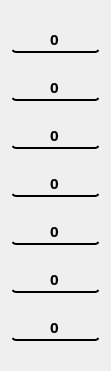
    <widget class="QWidget" name="layoutWidget">
     <property name="geometry">
      <rect>
       <x>580</x>
       <y>0</y>
       <width>111</width>
       <height>371</height>
      </rect>
     </property>
     <layout class="QVBoxLayout" name="verticalLayout_4">
      <item>
       <widget class="QLineEdit" name="us">
        <property name="font">
         <font>
          <family>Mongolian Baiti</family>
          <pointsize>11</pointsize>
          <weight>75</weight>
          <bold>true</bold>
         </font>
        </property>
        <property name="styleSheet">
         <string notr="true">color: rgb(0, 0, 0);
border-radius:5px;
background-color:transparent;
border-bottom:2px solid rgb(0, 0, 0);</string>
        </property>
        <property name="text">
         <string>0</string>
        </property>
        <property name="alignment">
         <set>Qt::AlignCenter</set>
        </property>
        <property name="readOnly">
         <bool>true</bool>
        </property>
        <property name="placeholderText">
         <string>Qté.</string>
        </property>
       </widget>
      </item>
      <item>
       <widget class="QLineEdit" name="canada">
        <property name="font">
         <font>
          <family>Mongolian Baiti</family>
          <pointsize>11</pointsize>
          <weight>75</weight>
          <bold>true</bold>
         </font>
        </property>
        <property name="styleSheet">
         <string notr="true">color: rgb(0, 0, 0);
border-radius:5px;
background-color:transparent;
border-bottom:2px solid rgb(0, 0, 0);</string>
        </property>
        <property name="text">
         <string>0</string>
        </property>
        <property name="alignment">
         <set>Qt::AlignCenter</set>
        </property>
        <property name="readOnly">
         <bool>true</bool>
        </property>
        <property name="placeholderText">
         <string>Qté.</string>
        </property>
       </widget>
      </item>
      <item>
       <widget class="QLineEdit" name="sterling">
        <property name="font">
         <font>
          <family>Mongolian Baiti</family>
          <pointsize>11</pointsize>
          <weight>75</weight>
          <bold>true</bold>
         </font>
        </property>
        <property name="styleSheet">
         <string notr="true">color: rgb(0, 0, 0);
border-radius:5px;
background-color:transparent;
border-bottom:2px solid rgb(0, 0, 0);</string>
        </property>
        <property name="text">
         <string>0</string>
        </property>
        <property name="alignment">
         <set>Qt::AlignCenter</set>
        </property>
        <property name="readOnly">
         <bool>true</bool>
        </property>
        <property name="placeholderText">
         <string>Qté.</string>
        </property>
       </widget>
      </item>
      <item>
       <widget class="QLineEdit" name="gibra">
        <property name="font">
         <font>
          <family>Mongolian Baiti</family>
          <pointsize>11</pointsize>
          <weight>75</weight>
          <bold>true</bold>
         </font>
        </property>
        <property name="styleSheet">
         <string notr="true">color: rgb(0, 0, 0);
border-radius:5px;
background-color:transparent;
border-bottom:2px solid rgb(0, 0, 0);</string>
        </property>
        <property name="text">
         <string>0</string>
        </property>
        <property name="alignment">
         <set>Qt::AlignCenter</set>
        </property>
        <property name="readOnly">
         <bool>true</bool>
        </property>
        <property name="placeholderText">
         <string>Qté.</string>
        </property>
       </widget>
      </item>
      <item>
       <widget class="QLineEdit" name="suise">
        <property name="font">
         <font>
          <family>Mongolian Baiti</family>
          <pointsize>11</pointsize>
          <weight>75</weight>
          <bold>true</bold>
         </font>
        </property>
        <property name="styleSheet">
         <string notr="true">color: rgb(0, 0, 0);
border-radius:5px;
background-color:transparent;
border-bottom:2px solid rgb(0, 0, 0);</string>
        </property>
        <property name="text">
         <string>0</string>
        </property>
        <property name="alignment">
         <set>Qt::AlignCenter</set>
        </property>
        <property name="readOnly">
         <bool>true</bool>
        </property>
        <property name="placeholderText">
         <string>Qté.</string>
        </property>
       </widget>
      </item>
      <item>
       <widget class="QLineEdit" name="sued">
        <property name="font">
         <font>
          <family>Mongolian Baiti</family>
          <pointsize>11</pointsize>
          <weight>75</weight>
          <bold>true</bold>
         </font>
        </property>
        <property name="styleSheet">
         <string notr="true">color: rgb(0, 0, 0);
border-radius:5px;
background-color:transparent;
border-bottom:2px solid rgb(0, 0, 0);</string>
        </property>
        <property name="text">
         <string>0</string>
        </property>
        <property name="alignment">
         <set>Qt::AlignCenter</set>
        </property>
        <property name="readOnly">
         <bool>true</bool>
        </property>
        <property name="placeholderText">
         <string>Qté.</string>
        </property>
       </widget>
      </item>
      <item>
       <widget class="QLineEdit" name="danoi">
        <property name="font">
         <font>
          <family>Mongolian Baiti</family>
          <pointsize>11</pointsize>
          <weight>75</weight>
          <bold>true</bold>
         </font>
        </property>
        <property name="styleSheet">
         <string notr="true">color: rgb(0, 0, 0);
border-radius:5px;
background-color:transparent;
border-bottom:2px solid rgb(0, 0, 0);</string>
        </property>
        <property name="text">
         <string>0</string>
        </property>
        <property name="alignment">
         <set>Qt::AlignCenter</set>
        </property>
        <property name="readOnly">
         <bool>true</bool>
        </property>
        <property name="placeholderText">
         <string>Qté.</string>
        </property>
       </widget>
      </item>
     </layout>
    </widget>
